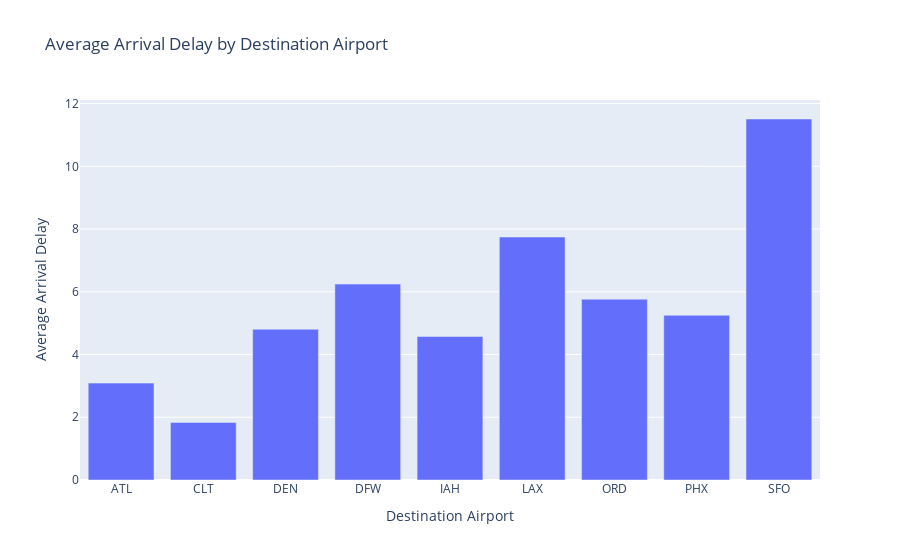

Notebook source saved alongside this figure:
### Code cell
avg_delay_by_dest = data.groupby('Dest')['ArrDelay'].mean().reset_index()

bar_plot_dest = px.bar(avg_delay_by_dest, x='Dest', y='ArrDelay', title='Average Arrival Delay by Destination Airport')
bar_plot_dest.update_layout(xaxis_title='Destination Airport', yaxis_title='Average Arrival Delay')

bar_plot_dest.show()

### Figure 1 — Plotly figure (JSON) as saved in the notebook; plotly's stock layout.template omitted (floating-point values rounded to 4 significant figures)
{"data": [{"hovertemplate": "Dest=%{x}<br>ArrDelay=%{y}<extra></extra>", "legendgroup": "", "marker": {"color": "#636efa", "pattern": {"shape": ""}}, "name": "", "orientation": "v", "showlegend": false, "textposition": "auto", "type": "bar", "x": ["ATL", "CLT", "DEN", "DFW", "IAH", "LAX", "ORD", "PHX", "SFO"], "xaxis": "x", "y": [3.088, 1.836, 4.805, 6.245, 4.574, 7.746, 5.765, 5.252, 11.51], "yaxis": "y"}], "layout": {"barmode": "relative", "legend": {"tracegroupgap": 0}, "title": {"text": "Average Arrival Delay by Destination Airport"}, "xaxis": {"anchor": "y", "domain": [0, 1], "title": {"text": "Destination Airport"}}, "yaxis": {"anchor": "x", "domain": [0, 1], "title": {"text": "Average Arrival Delay"}}}}
